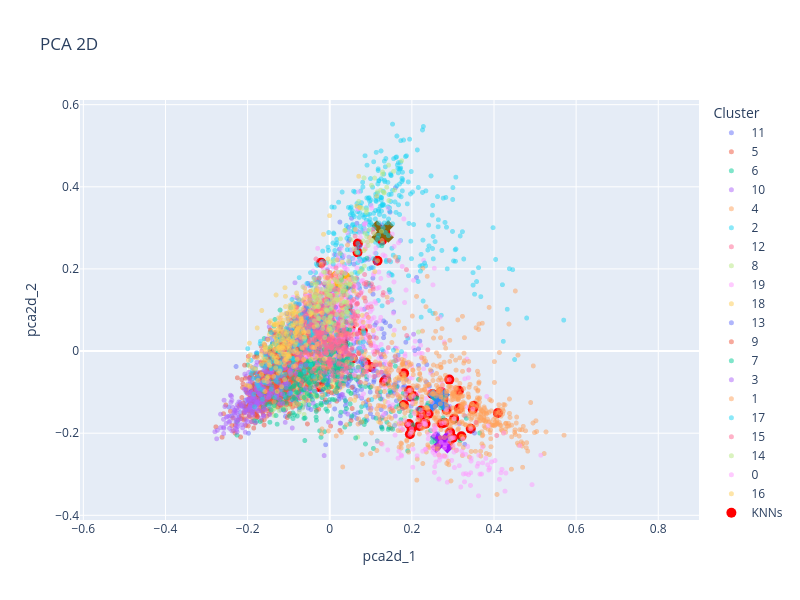

The notebook cell this image was saved under:
### Code cell
# PCA

# Calcular centroides de cada cluster
centroids = df.groupby(clustering_method)[['pca2d_1', 'pca2d_2']].mean().reset_index()

# Crear gráfico de dispersión interactivo con leyenda discreta
fig = px.scatter(
    df, 
    x='pca2d_1',
    y='pca2d_2',
    size=None,
    color=clustering_method,  # Usar la columna categórica para el color
    title='PCA 2D',
    color_discrete_sequence=px.colors.qualitative.Plotly,  # Usar una paleta de colores discreta
    hover_data=[clustering_method, 'title'],  # Agregar el cluster y el título al tooltip
    hover_name='title',  # Mostrar el título como identificador principal en el tooltip
    opacity=0.5
)

# Asegurar que la relación de aspecto sea 1:1 tanto en los ejes como en la figura
fig.update_layout(
    xaxis=dict(scaleanchor="y"),  # Vincula la escala del eje x con el eje y
    yaxis=dict(scaleanchor="x"),  # Vincula la escala del eje y con el eje x
    width=800,  # Establece un tamaño específico para el ancho
    height=600,  # Establece el mismo tamaño para la altura
    legend_title_text='Cluster'  # Personalizar el título de la leyenda
)

# Personalizar el formato del tooltip
fig.update_traces(
    marker=dict(size=5),
    hovertemplate="<b>Title:</b> %{hovertext}<br>" +  # Título en negrita
                  "<b>Cluster:</b> %{customdata[0]}<br>" +  # Mostrar el cluster (usando customdata)
                  "<b>X:</b> %{x}<br>" +  # Coordenada X
                  "<b>Y:</b> %{y}<br>" +  # Coordenada Y
                  "<extra></extra>"  # Eliminar información adicional no deseada
)

# Agregar puntos resaltados en rojo, sin que aparezcan en la leyenda
fig.add_scatter(
    x=df.loc[knn_idxs[0], 'pca2d_1'],
    y=df.loc[knn_idxs[0], 'pca2d_2'],
    mode='markers',
    marker=dict(color='red', size=10),
    name='KNNs',
    showlegend=True,
    customdata=df.loc[knn_idxs[0], [clustering_method]],  # Asegurar que tengan los mismos datos adicionales
    hovertext=df.loc[knn_idxs[0], 'title'],  # Usar el título también para estos puntos
    hovertemplate="<b>Title:</b> %{hovertext}<br>" +
                  "<b>Cluster:</b> %{customdata[0]}<br>" +
                  "<b>X:</b> %{x}<br>" +
                  "<b>Y:</b> %{y}<br>" +
                  "<extra></extra>"
)

# Obtener los colores usados en el gráfico principal
colors = px.colors.qualitative.Alphabet

# Crear un diccionario que mapea cada cluster a un color
cluster_colors = dict(zip(df[clustering_method].cat.categories, colors))

# Agregar centroides con el color correspondiente de su cluster
for cluster in centroids[clustering_method]:
    centroid = centroids[centroids[clustering_method] == cluster]
    fig.add_scatter(
        x=centroid['pca2d_1'],
        y=centroid['pca2d_2'],
        mode='markers',
        marker=dict(color=cluster_colors[cluster], size=20, symbol='x'),
        name=f'Centroid {cluster}',  # Opcional, si quieres que aparezca en la leyenda
        showlegend=False
    )

# Mostrar el gráfico
fig.show()
